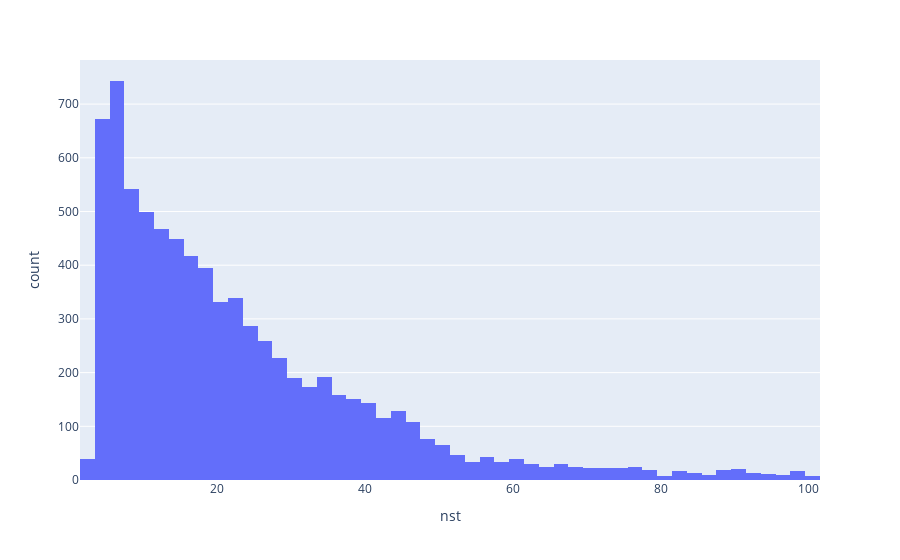

The notebook cell this image was saved under:
### Code cell
import plotly.express as px
fig = px.histogram(df[df['nst']<=100], x="nst")
fig.show()

### Figure 1 — Plotly figure (JSON) as saved in the notebook; plotly's stock layout.template omitted (floating-point values rounded to 4 significant figures; data arrays with more than 128 entries replaced by an {"elided": "..."} marker saying what was removed)
{"data": [{"alignmentgroup": "True", "bingroup": "x", "hovertemplate": "nst=%{x}<br>count=%{y}<extra></extra>", "legendgroup": "", "marker": {"color": "#636efa", "pattern": {"shape": ""}}, "name": "", "offsetgroup": "", "orientation": "v", "showlegend": false, "type": "histogram", "x": {"elided": "7721 int values"}, "xaxis": "x", "yaxis": "y"}], "layout": {"barmode": "relative", "legend": {"tracegroupgap": 0}, "margin": {"t": 60}, "xaxis": {"anchor": "y", "domain": [0, 1], "title": {"text": "nst"}}, "yaxis": {"anchor": "x", "domain": [0, 1], "title": {"text": "count"}}}}
